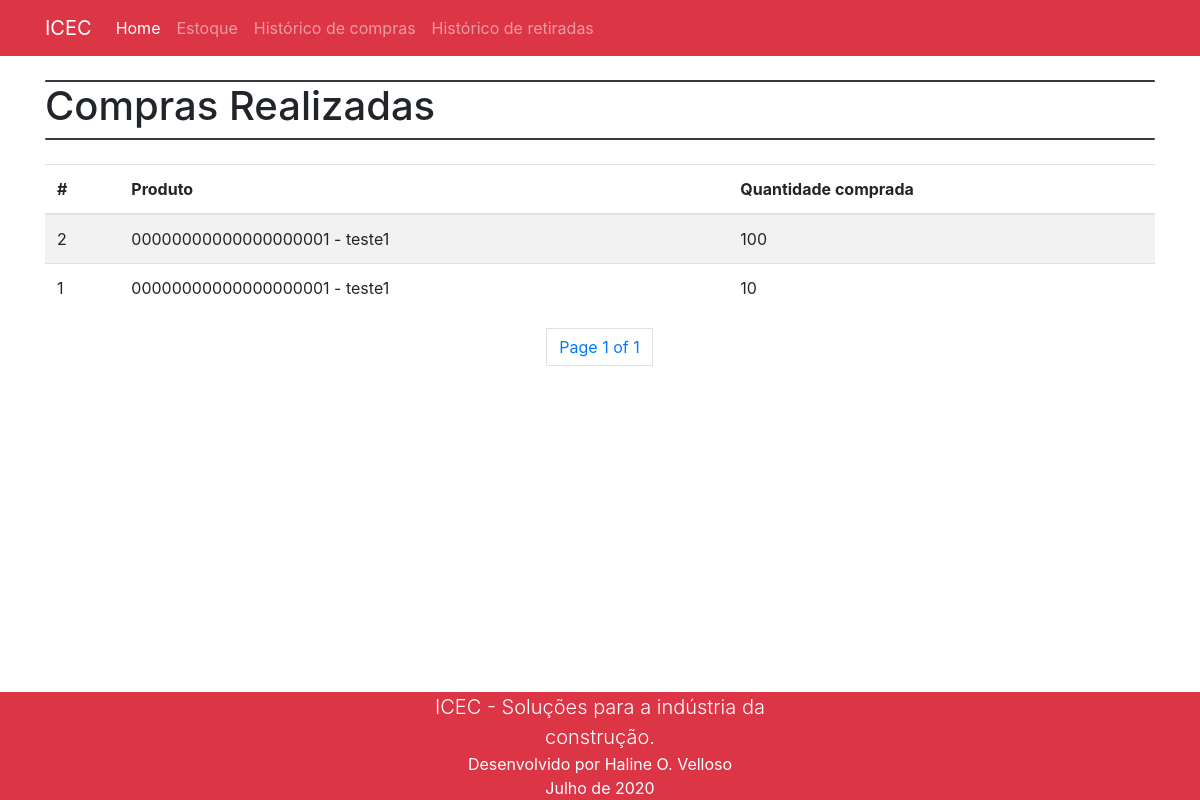
The app's page /comprasrealizadas/, older data.
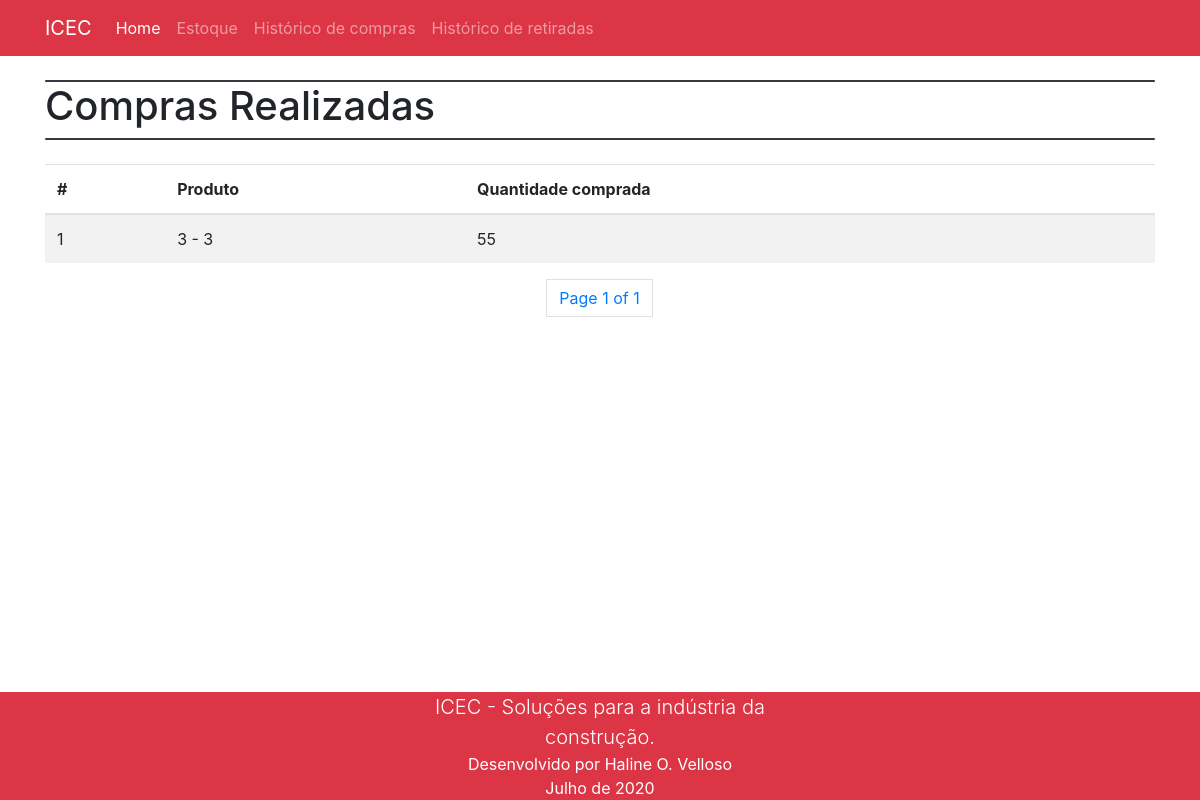
The same page, newer data.
### controle/models.py (models this page shows, shortened)
class Compra(models.Model):
    produto = models.ForeignKey(Produto, on_delete=models.CASCADE)
    qtd_compra = models.IntegerField('Quantidade comprada')
    data_compra = models.DateTimeField(default=timezone.now)

class Produto(models.Model):
    registro = models.CharField('ID', max_length=20, help_text='Máximo 20 caracteres', unique=True)
    nome = models.CharField('Nome', max_length=255)
    ca = models.IntegerField('CA')
    categoria = models.CharField('Categoria', max_length=100)
    qtd_estoque = models.IntegerField('Estoque')
    qtd_estoque_min = models.IntegerField('Estoque minimo')
    data_cadastro = models.DateTimeField(default=timezone.now, editable=False)
    modificado_em = models.DateTimeField(default=timezone.now, editable=False)
    class Meta:
        verbose_name = 'Produto'
        verbose_name_plural = 'Produtos'
    def __str__(self):
        return f'{self.registro} - {self.nome}'

### controle/views.py (the view)
# urls.py: path('comprasrealizadas/', comprasrealizadas, name='comprasrealizadas'),
def comprasrealizadas(request):
    comprasrealizadas_list = Compra.objects.all().order_by('-id')
    paginator = Paginator(comprasrealizadas_list, 10)
    page = request.GET.get('page')
    try:
        compras = paginator.page(page)
    except PageNotAnInteger:
        compras = paginator.page(1)
    except EmptyPage:
        compras = paginator.page(paginator.num_pages)
    return render(request, 'comprasrealizadas.html', {'page':page,'compras':compras})

### templates/comprasrealizadas.html (shortened to what this page needs)
<!DOCTYPE html>
{% load bootstrap4 %}
{% load static %}
<html lang="pt-br">
<head>
    {% bootstrap_css %}
</head>
<body>
    {%	include	"nav.html" %}
    <div class="container">
        <br>
        <div class="progress" style="height: 2px;">
            <div class="progress-bar bg-dark" role="progressbar" style="width: 100%;" aria-valuenow="25"
                aria-valuemin="0" aria-valuemax="100"></div>
        </div>
        <h1> Compras Realizadas </h1>
        <div class="progress" style="height: 2px;">
            <div class="progress-bar bg-dark" role="progressbar" style="width: 100%;" aria-valuenow="25"
                aria-valuemin="0" aria-valuemax="100"></div>
        </div>
        <br>
        <table class="table table-striped">
            <thead>
                <th scope="col">#</th>
                <th scope="col">Produto</th>
                <th scope="col">Quantidade comprada</th>
            </thead>
            <tbody>
                {% for compra in compras %}
                <tr>
                    <td scope="row">{{ compra.id }}</td>
                    <td scope="row">{{ compra.produto }}</td>
                    <td scope="row">{{ compra.qtd_compra }}</td>
                </tr>
                {% endfor %}
            </tbody>
        </table>
        {%	include	"pagination.html"	with	page=compras	%}
    </div>
    {% include "rodape.html" %}
</body>
</html>

Row changes from the older to the newer data that the page shows:
removed Compra: id "2", produto "00000000000000000001 - teste1", qtd_compra "100"
changed Compra id 1: produto "00000000000000000001 - teste1" → "3 - 3"; qtd_compra "10" → "55"
